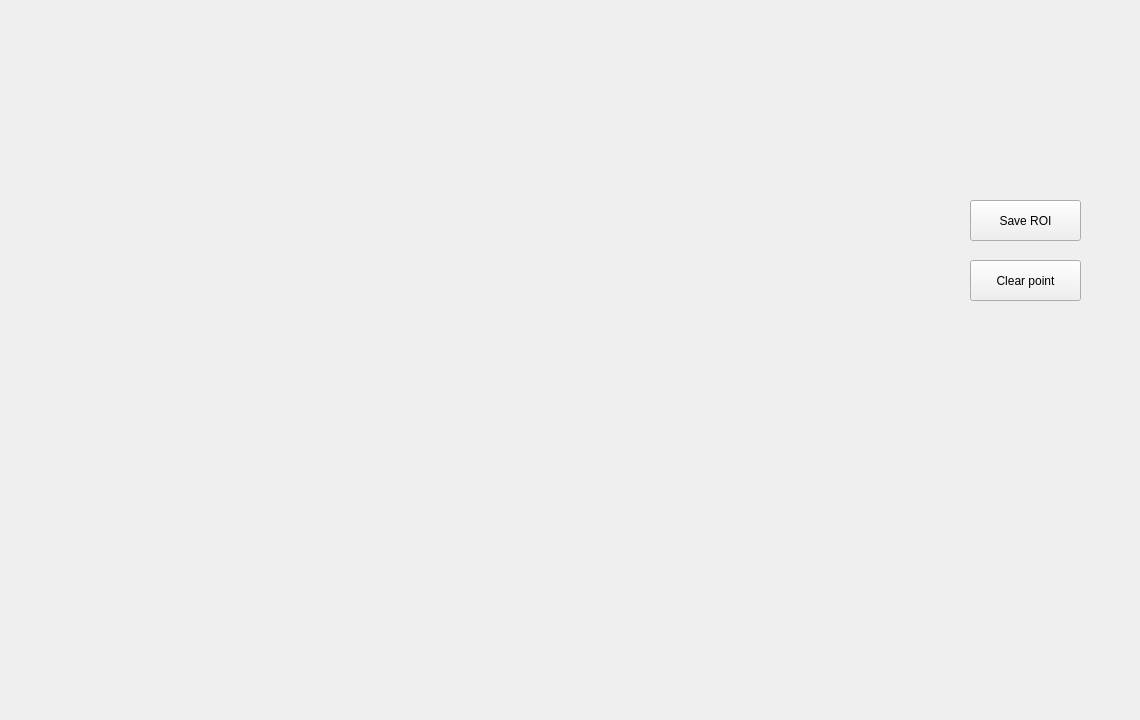
<?xml version="1.0" encoding="UTF-8"?>
<ui version="4.0">
 <class>RoiWindow</class>
 <widget class="QWidget" name="RoiWindow">
  <property name="geometry">
   <rect>
    <x>0</x>
    <y>0</y>
    <width>1140</width>
    <height>720</height>
   </rect>
  </property>
  <property name="windowTitle">
   <string>RoiWindow</string>
  </property>
  <widget class="RoiLabel" name="labelROIVideo">
   <property name="geometry">
    <rect>
     <x>0</x>
     <y>0</y>
     <width>960</width>
     <height>720</height>
    </rect>
   </property>
   <property name="cursor">
    <cursorShape>ArrowCursor</cursorShape>
   </property>
   <property name="mouseTracking">
    <bool>true</bool>
   </property>
   <property name="autoFillBackground">
    <bool>true</bool>
   </property>
   <property name="text">
    <string/>
   </property>
   <property name="alignment">
    <set>Qt::AlignCenter</set>
   </property>
  </widget>
  <widget class="QPushButton" name="SaveROIButton">
   <property name="geometry">
    <rect>
     <x>970</x>
     <y>200</y>
     <width>111</width>
     <height>41</height>
    </rect>
   </property>
   <property name="text">
    <string>Save ROI</string>
   </property>
  </widget>
  <widget class="QPushButton" name="ClearPointButton">
   <property name="geometry">
    <rect>
     <x>970</x>
     <y>260</y>
     <width>111</width>
     <height>41</height>
    </rect>
   </property>
   <property name="text">
    <string>Clear point</string>
   </property>
  </widget>
 </widget>
 <layoutdefault spacing="6" margin="11"/>
 <customwidgets>
  <customwidget>
   <class>RoiLabel</class>
   <extends>QLabel</extends>
   <header location="global">roilabel.h</header>
  </customwidget>
 </customwidgets>
 <resources/>
 <connections/>
</ui>
